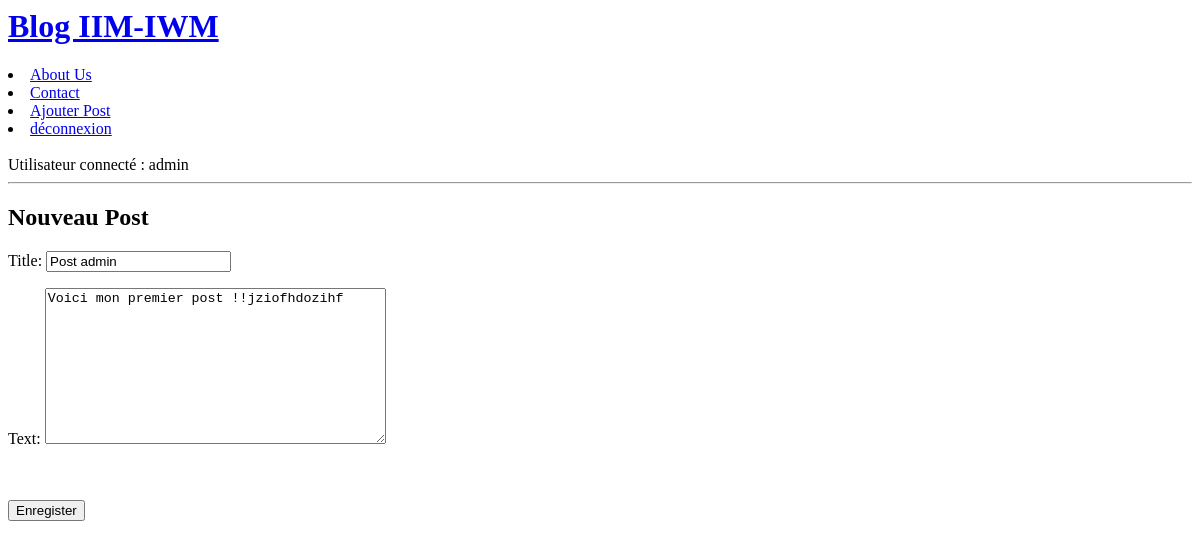
Before: /post_add/47 (signed in) with the older database file.
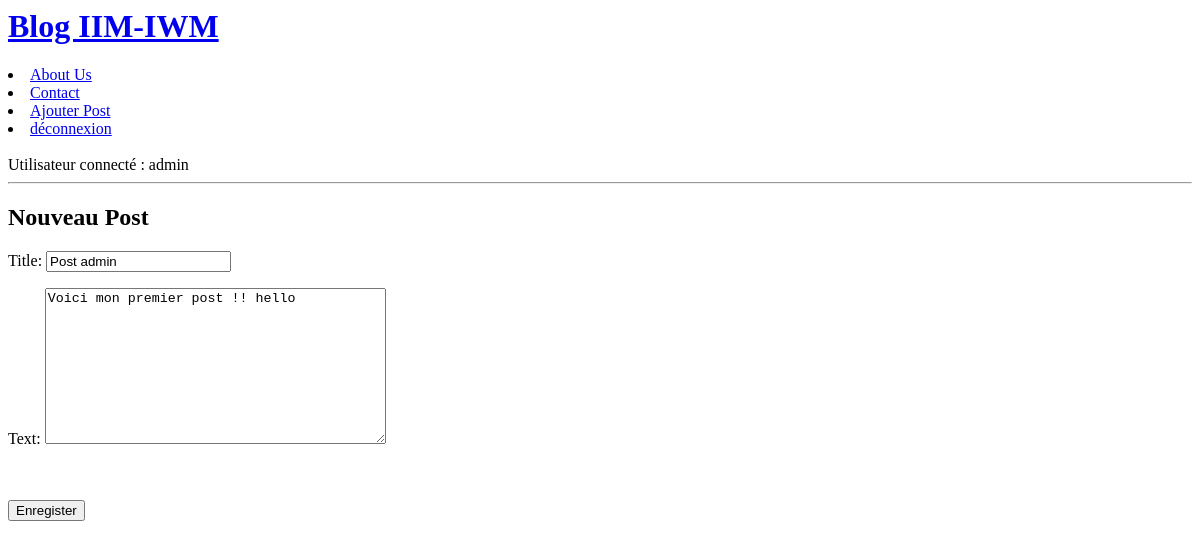
After: the same page with the newer database file.
### blog/models.py (models this page shows, shortened)
class Post(models.Model):
    author = models.ForeignKey(settings.AUTH_USER_MODEL, on_delete=models.CASCADE)
    title = models.CharField(max_length=200)
    text = models.TextField()
    created_date = models.DateTimeField(default=timezone.now)
    published_date = models.DateTimeField(blank=True, null=True)

### blog/views.py (the view)
# urls.py: path('post_add/', views.post_add, name='post_add'),
def post_add(request, id=None):
    try:
        post=Post.objects.get(pk=id)
        first=False
    except Post.DoesNotExist:
        post=None
        first=True
    if request.method == "POST":
        form = PostForm(request.POST, instance=post)
        if form.is_valid():
            post = form.save(commit=False)
            post.author = request.user
            post.published_date = timezone.now()
            post.save()
            posts = Post.objects.filter(published_date__lte=timezone.now()).order_by('published_date')
            return render(request, 'blog/accueil.html', {'posts': posts})
    else:
            form = PostForm(instance = post)
    return render(request, 'blog/post_add.html', {'form': form, 'id':id})

### blog/forms.py
class PostForm(forms.ModelForm):
    class Meta:
        model = Post
        fields = ('title', 'text',)

### blog/templates/blog/post_add.html (shortened to what this page needs)
{% extends 'blog/base.html' %}
{% block content %}
{% if user.is_authenticated %}
    <h2>Nouveau Post</h2>
    <form method="POST" >
        {{ form.as_p }}
        <br><br>
        <button type="submit" class="save btn btn-default">Enregister</button>
    </form>
    {% else %}
    <h1> Vous n'êtes pas autorisé à éditer </h1>
{% endif %}
{% endblock %}

Changed rows visible on the page:
changed Post "Post admin": text "Voici mon premier post !!jziofhdozihf" → "Voici mon premier post !! hello"
